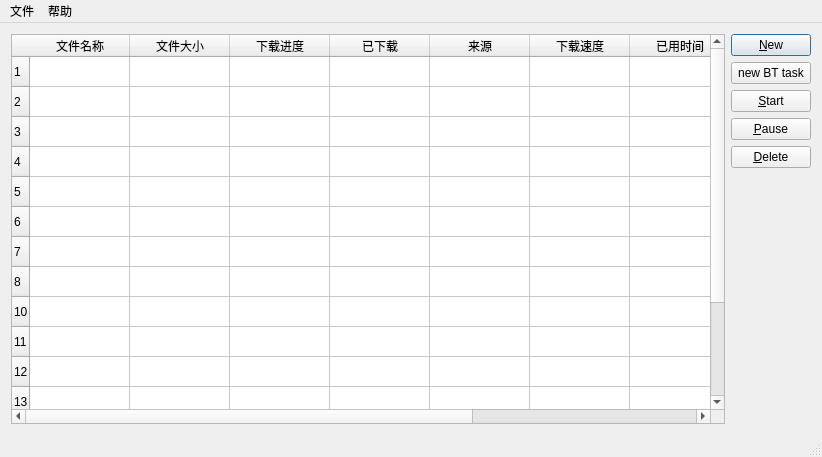
<?xml version="1.0" encoding="UTF-8"?>
<ui version="4.0">
 <class>getit</class>
 <widget class="QMainWindow" name="getit">
  <property name="geometry">
   <rect>
    <x>0</x>
    <y>0</y>
    <width>822</width>
    <height>457</height>
   </rect>
  </property>
  <property name="windowTitle">
   <string>getit</string>
  </property>
  <widget class="QWidget" name="centralWidget">
   <layout class="QHBoxLayout" name="horizontalLayout">
    <item>
     <widget class="QTableWidget" name="taskTable">
      <property name="sizePolicy">
       <sizepolicy hsizetype="MinimumExpanding" vsizetype="MinimumExpanding">
        <horstretch>0</horstretch>
        <verstretch>0</verstretch>
       </sizepolicy>
      </property>
      <row>
       <property name="text">
        <string>1</string>
       </property>
      </row>
      <row>
       <property name="text">
        <string>2</string>
       </property>
      </row>
      <row>
       <property name="text">
        <string>3</string>
       </property>
      </row>
      <row>
       <property name="text">
        <string>4</string>
       </property>
      </row>
      <row>
       <property name="text">
        <string>5</string>
       </property>
      </row>
      <row>
       <property name="text">
        <string>6</string>
       </property>
      </row>
      <row>
       <property name="text">
        <string>7</string>
       </property>
      </row>
      <row>
       <property name="text">
        <string>8</string>
       </property>
      </row>
      <row>
       <property name="text">
        <string>10</string>
       </property>
      </row>
      <row>
       <property name="text">
        <string>11</string>
       </property>
      </row>
      <row>
       <property name="text">
        <string>12</string>
       </property>
      </row>
      <row>
       <property name="text">
        <string>13</string>
       </property>
      </row>
      <row>
       <property name="text">
        <string>14</string>
       </property>
      </row>
      <row>
       <property name="text">
        <string>15</string>
       </property>
      </row>
      <row>
       <property name="text">
        <string>16</string>
       </property>
      </row>
      <column>
       <property name="text">
        <string>文件名称</string>
       </property>
      </column>
      <column>
       <property name="text">
        <string>文件大小</string>
       </property>
      </column>
      <column>
       <property name="text">
        <string>下载进度</string>
       </property>
      </column>
      <column>
       <property name="text">
        <string>已下载</string>
       </property>
      </column>
      <column>
       <property name="text">
        <string>来源</string>
       </property>
      </column>
      <column>
       <property name="text">
        <string>下载速度</string>
       </property>
      </column>
      <column>
       <property name="text">
        <string>已用时间</string>
       </property>
      </column>
      <column>
       <property name="text">
        <string>剩余时间</string>
       </property>
      </column>
      <column>
       <property name="text">
        <string>文件类型</string>
       </property>
      </column>
     </widget>
    </item>
    <item>
     <layout class="QVBoxLayout" name="verticalLayout">
      <item>
       <widget class="QPushButton" name="New">
        <property name="text">
         <string>&amp;New</string>
        </property>
        <property name="default">
         <bool>true</bool>
        </property>
       </widget>
      </item>
      <item>
       <widget class="QPushButton" name="newBTTask">
        <property name="text">
         <string>new BT task</string>
        </property>
       </widget>
      </item>
      <item>
       <widget class="QPushButton" name="Start">
        <property name="text">
         <string>&amp;Start</string>
        </property>
       </widget>
      </item>
      <item>
       <widget class="QPushButton" name="Pause">
        <property name="text">
         <string>&amp;Pause</string>
        </property>
       </widget>
      </item>
      <item>
       <widget class="QPushButton" name="Delete">
        <property name="text">
         <string>&amp;Delete</string>
        </property>
       </widget>
      </item>
      <item>
       <spacer name="verticalSpacer">
        <property name="orientation">
         <enum>Qt::Vertical</enum>
        </property>
        <property name="sizeHint" stdset="0">
         <size>
          <width>20</width>
          <height>40</height>
         </size>
        </property>
       </spacer>
      </item>
     </layout>
    </item>
   </layout>
  </widget>
  <widget class="QMenuBar" name="menuBar">
   <property name="geometry">
    <rect>
     <x>0</x>
     <y>0</y>
     <width>822</width>
     <height>25</height>
    </rect>
   </property>
   <widget class="QMenu" name="menu">
    <property name="title">
     <string>文件</string>
    </property>
    <addaction name="NewTask"/>
    <addaction name="Open"/>
    <addaction name="Close"/>
   </widget>
   <widget class="QMenu" name="menu_2">
    <property name="title">
     <string>帮助</string>
    </property>
    <addaction name="About"/>
   </widget>
   <addaction name="menu"/>
   <addaction name="menu_2"/>
  </widget>
  <widget class="QStatusBar" name="statusBar"/>
  <action name="NewTask">
   <property name="text">
    <string>新建</string>
   </property>
  </action>
  <action name="Open">
   <property name="text">
    <string>打开</string>
   </property>
  </action>
  <action name="Close">
   <property name="text">
    <string>关闭</string>
   </property>
  </action>
  <action name="About">
   <property name="text">
    <string>关于</string>
   </property>
  </action>
 </widget>
 <layoutdefault spacing="6" margin="11"/>
 <resources/>
 <connections/>
</ui>
